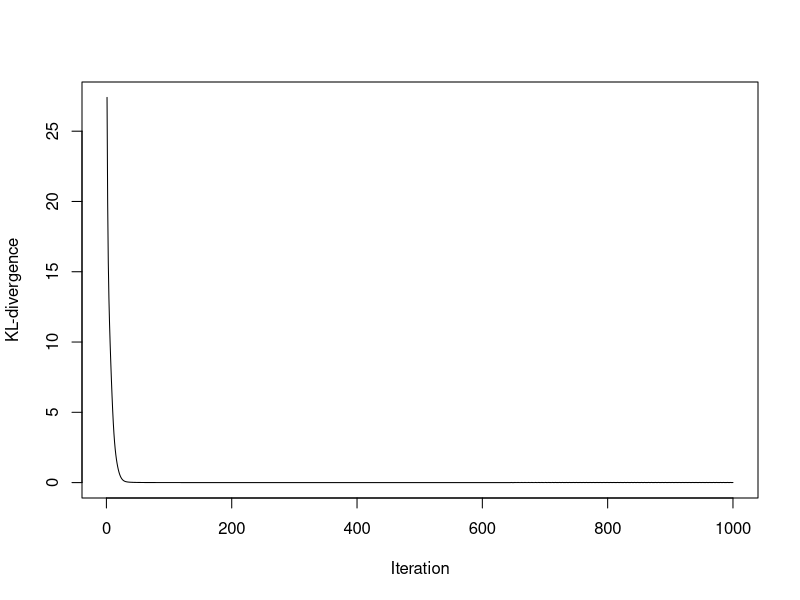

Write R code to recreate this figure.
# Function for calculating the generalised KL-divergence
gkl.dev <- function(x, y){
  if(length(x) != length(y)){
    stop("The input has different lengths.")
  }
  if(any(x < 0 | y < 0)){
    stop("The input is negative.")
  }
  r <- y 
  p <- which(x > 0)   # 0 log(0) = 0
  r[p] <- (x * (log(x) - log(y)) - x + y)[p]   
  return(sum(r))
}

gkl.dev.reg <- function(V, W, H, lambda, k, delta = 1){
  div <- gkl.dev(as.vector(V), as.vector(W %*% H))
  X <- t(W) %*% W + delta * diag(nrow = k) 
  return(div + lambda * log(det(X)))
}

# Min-Vol KL-NMF algorithm as described in Section 2.4...
MINVOLNMF = function(V, k, seed = 42, arrange = TRUE, tol = 1e-5, maxiter = 1000, lambda = 1){
  m <- dim(V)[1]
  n <- dim(V)[2]
  eps <- 1e-10   # to avoid underflow
  
  div <- rep(0, length(seed)) 
  Wlist <- list()
  Hlist <- list()
  reslist <- list() 
  
  for(i in 1:length(seed)){
    set.seed(seed[i])
    gamma <- 1
    # Initialize W and H
    W <- matrix(stats::runif(m*k), nrow = m, ncol = k)  
    H <- matrix(stats::runif(k*n), nrow = k, ncol = n)  
    
    ones <- matrix(1, nrow = m, ncol = n) 
    
    obj <- rep(0, maxiter) 
    niter <- maxiter
    
    for(t in 1:maxiter){
      # Update of H
      WH <- W %*% H
      WH[WH <= 0] <- eps
      H <- H * (t(W) %*% (V / WH)) / (t(W) %*% ones)
      H[H <= 0] <- eps
      
      Y <- solve(t(W) %*% W + diag(nrow = k))
      
      Y_plus <- pmax(Y,0)
      Y_minus <- pmax(-Y,0)
      
      # Update of W 
      WH <- W %*% H
      WH[WH <= 0] <- eps
      
      Wup <- W * (((ones %*% t(H) - 4 * lambda * (W %*% Y_minus))^2 + (8 * lambda * W %*% (Y_plus + Y_minus)) * ((V / (W %*% H)) %*% t(H)))^(1/2) - (ones %*% t(H) - 4 * lambda * W %*% Y_minus)) / (4 * lambda * W %*% (Y_plus + Y_minus) + eps)
      Wup[Wup <= 0] <- eps
      
      # Normalize
      Hnom <- colSums(Wup) * H
      Wnom <- t(t(Wup) * 1/colSums(Wup))
      
      # Line-search
      ls_iter <- 0
      max_ls <- 10
      min_gamma <- 1e-12
      
      while (gkl.dev.reg(V, Wnom, Hnom, lambda, k) > gkl.dev.reg(V, W, H, lambda, k) &&
             ls_iter < max_ls &&
             gamma > min_gamma) {
        gamma <- gamma * 0.8
        Wnom <- (1 - gamma) * W + gamma * Wup
        Hnom <- colSums(Wnom) * H
        Wnom <- t(t(Wnom) * 1/colSums(Wnom))
        ls_iter <- ls_iter + 1
      }
      W <- Wnom
      H <- Hnom
        
      gamma <- min(1, gamma * 1.2)
      
      # Stopping Criterion
      obj[t] <- gkl.dev(as.vector(V), as.vector(W %*% H))
      if(t > 1 && is.finite(obj[t]) && abs(obj[t-1] - obj[t]) / (abs(obj[t-1]) + eps) < tol){
        niter <- t
        break
      }
    }
    
    # Normalization of W
    H <- colSums(W) * H
    W <- t(t(W) * 1/colSums(W))
    
    Wlist[[i]] <- W
    Hlist[[i]] <- H
    div[i] <- gkl.dev(as.vector(V), as.vector(W %*% H))
    reslist[[i]] <- list(iter = niter, objfn = obj[1:niter])
  }
  
  best <- which.min(div)
  W <- Wlist[[best]]
  H <- Hlist[[best]]
  
  # Permutation of the columns
  if(arrange == TRUE){
    idx <- order(rowSums(H), decreasing = TRUE)
    W <- W[, idx]
    H <- H[idx, ]
  }
  
  Output <- list()
  Output$W <- W
  Output$H <- H
  Output$gkl <- div[best]
  Output$iter <- reslist[[best]]$iter
  Output$objfn <- reslist[[best]]$objfn
  
  return(Output)
}




# Eksempel 1

A = matrix(c(1, 1, 0,
             2, 2, 0,
             0, 1, 2,
             0, 2, 3),
           nrow = 4, ncol = 3)

A = matrix(c(1, 1, 0,
             2, 2, 0,
             0, 1, 2,
             0, 2, 3),
           nrow = 4, ncol = 3, byrow = TRUE)

fit2 <- MINVOLNMF(A, k = 2, seed = 1:10, tol = 1e-8, maxiter = 1000)
fit2$iter

fit2$W %*% fit2$H

# Eksempel 2

V = matrix(c(20, 3, 24, 19,  2, 15,
             9, 14, 25, 30, 15, 10,
             30, 6, 12, 10, 11,  7,
             9, 27, 5, 11, 19, 15),
           nrow = 4, ncol = 6)

fit <- MINVOLNMF(V, k = 5, seed = 1:10, tol = 1e-8)


fit$W
fit$H

plot(fit$objfn,  type = "l", xlab = "Iteration", ylab = "KL-divergence")
fit$gkl

round(fit$W %*% fit$H, 2)
